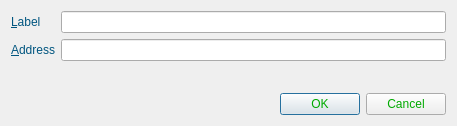
<?xml version="1.0" encoding="UTF-8"?>
<ui version="4.0">
 <class>EditAddressDialog</class>
 <widget class="QDialog" name="EditAddressDialog">
  <property name="geometry">
   <rect>
    <x>0</x>
    <y>0</y>
    <width>457</width>
    <height>126</height>
   </rect>
  </property>
  <property name="windowTitle">
   <string>Edit Address</string>
  </property>
  <property name="styleSheet">
   <string notr="true">color: rgb(0, 85, 127);
font: 75 10pt &quot;Segoe Print&quot;;</string>
  </property>
  <layout class="QVBoxLayout" name="verticalLayout">
   <item>
    <layout class="QFormLayout" name="formLayout">
     <property name="fieldGrowthPolicy">
      <enum>QFormLayout::AllNonFixedFieldsGrow</enum>
     </property>
     <item row="0" column="0">
      <widget class="QLabel" name="label">
       <property name="text">
        <string>&amp;Label</string>
       </property>
       <property name="buddy">
        <cstring>labelEdit</cstring>
       </property>
      </widget>
     </item>
     <item row="0" column="1">
      <widget class="QLineEdit" name="labelEdit">
       <property name="toolTip">
        <string>The label associated with this address list entry</string>
       </property>
      </widget>
     </item>
     <item row="1" column="0">
      <widget class="QLabel" name="label_2">
       <property name="text">
        <string>&amp;Address</string>
       </property>
       <property name="buddy">
        <cstring>addressEdit</cstring>
       </property>
      </widget>
     </item>
     <item row="1" column="1">
      <widget class="QValidatedLineEdit" name="addressEdit">
       <property name="toolTip">
        <string>The address associated with this address list entry. This can only be modified for sending addresses.</string>
       </property>
      </widget>
     </item>
    </layout>
   </item>
   <item>
    <widget class="QDialogButtonBox" name="buttonBox">
     <property name="styleSheet">
      <string notr="true">color: rgb(0, 170, 0);
font: 75 10pt &quot;Segoe Print&quot;;</string>
     </property>
     <property name="orientation">
      <enum>Qt::Horizontal</enum>
     </property>
     <property name="standardButtons">
      <set>QDialogButtonBox::Cancel|QDialogButtonBox::Ok</set>
     </property>
    </widget>
   </item>
  </layout>
 </widget>
 <customwidgets>
  <customwidget>
   <class>QValidatedLineEdit</class>
   <extends>QLineEdit</extends>
   <header>qvalidatedlineedit.h</header>
  </customwidget>
 </customwidgets>
 <resources/>
 <connections>
  <connection>
   <sender>buttonBox</sender>
   <signal>accepted()</signal>
   <receiver>EditAddressDialog</receiver>
   <slot>accept()</slot>
   <hints>
    <hint type="sourcelabel">
     <x>20</x>
     <y>20</y>
    </hint>
    <hint type="destinationlabel">
     <x>20</x>
     <y>20</y>
    </hint>
   </hints>
  </connection>
  <connection>
   <sender>buttonBox</sender>
   <signal>rejected()</signal>
   <receiver>EditAddressDialog</receiver>
   <slot>reject()</slot>
   <hints>
    <hint type="sourcelabel">
     <x>20</x>
     <y>20</y>
    </hint>
    <hint type="destinationlabel">
     <x>20</x>
     <y>20</y>
    </hint>
   </hints>
  </connection>
 </connections>
</ui>
